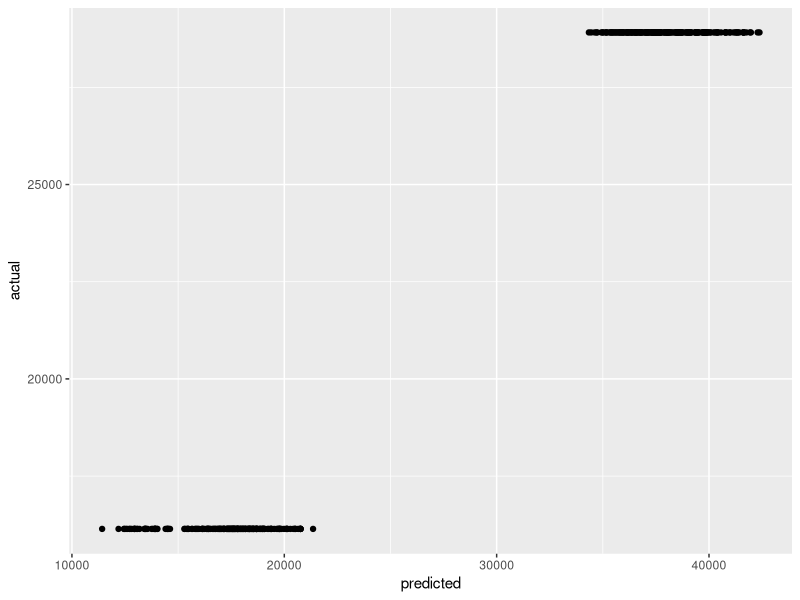
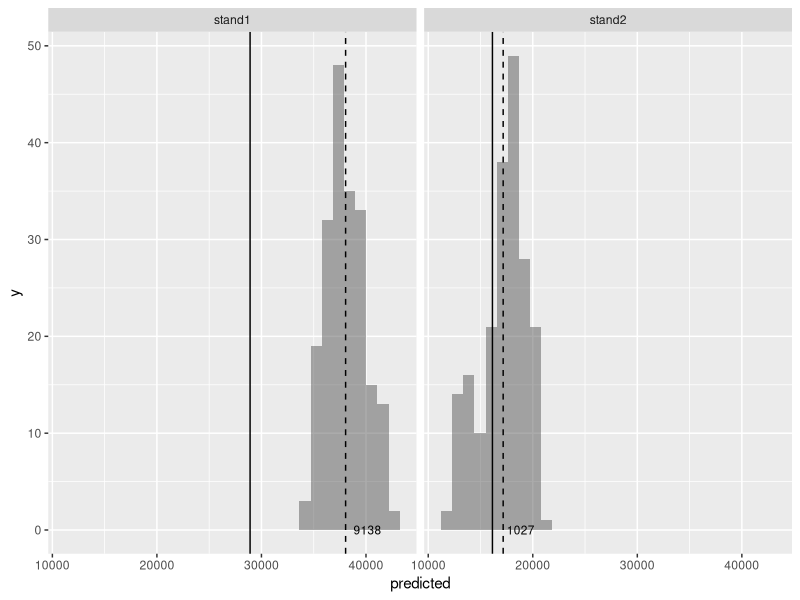

Write R code to recreate these figures, in order.
#setwd("~/projects/forestplanner/cost_model_validation")
d <- read.csv("results.csv")
library(ggplot2)

d$diff = d$predicted - d$actual
#d$diff =  d$actual - d$predicted

p <- ggplot(d, aes(x=predicted, y=actual)) + geom_point()
ggsave("scatter.pdf", p)

dmeans <- aggregate( cbind(predicted, actual, diff) ~ name, d, mean )


p <- ggplot(d, aes(x=predicted)) +
    geom_histogram(alpha=0.5) +
    geom_vline(data=d, aes(xintercept=actual)) +
    geom_vline(data=dmeans, aes(xintercept=predicted), linetype="dashed") +
    geom_text(data=dmeans, aes(x=predicted*1.02, y=0, label=round(diff)), hjust=0, size=3) +
    facet_grid(~name) 
ggsave("histograms.pdf", p)
